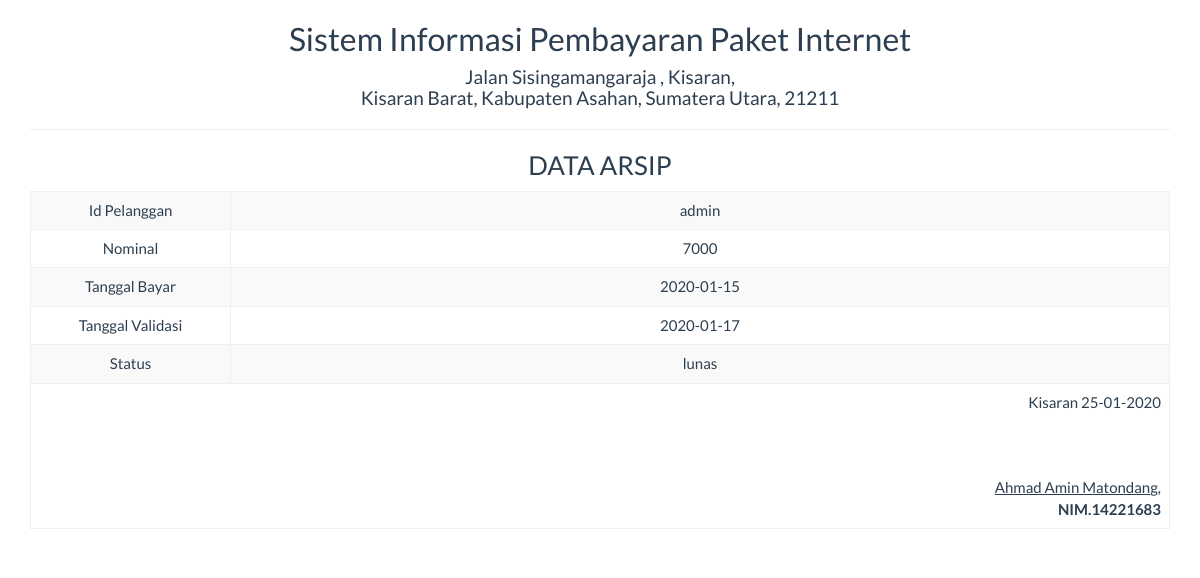
The app's page /report/arsip_satu.php?id=am80 with its own data.
### tables this page shows
CREATE TABLE IF NOT EXISTS `t_transaksi` (
  `id_transaksi` varchar(30) NOT NULL,
  `id_pelanggan` varchar(50) NOT NULL,
  `nominal` int(7) NOT NULL,
  `bukti` varchar(50) NOT NULL,
  `tgl_bayar` date NOT NULL,
  `tgl_validasi` date NOT NULL,
  `status` enum('pending','lunas') NOT NULL
);

### report/arsip_satu.php (the view, shortened to what this page needs)
<!DOCTYPE html>
<html>
    <head>
        <link href="../Assets/css/bootstrap.min.css" rel="stylesheet" type="text/css"/>
    </head>
    <body onload="print()">
        <?php
        include '../config/koneksi.php';
        $sql = "SELECT * FROM t_transaksi WHERE id_transaksi='" . $_GET ['id'] . "'";
        $query = mysqli_query($koneksi, $sql) or die("SQL Detail error");
        $data = mysqli_fetch_array($query);
        ?>
        <div class="container">
            <div class='row'>
                <div class="col-sm-12">
                    <div class="text-center">
                       <h2>Sistem Informasi Pembayaran Paket Internet </h2>
                        <h4>Jalan Sisingamangaraja , Kisaran,  <br> Kisaran Barat, Kabupaten Asahan, Sumatera Utara, 21211</h4>
                        <hr>
                        <h3>DATA ARSIP</h3>
                        <table class="table table-bordered table-striped table-hover">
                            <tbody>
                                <tr>
                                    <td width="200">Id Pelanggan</td> <td><?= $data['id_pelanggan'] ?></td>
                                </tr>
                                <tr>
                                    <td>Nominal</td> <td><?= $data['nominal'] ?></td>
                                </tr>
								<tr>
                                    <td>Tanggal Bayar</td> <td><?= $data['tgl_bayar'] ?></td>
                                </tr>
								<tr>
                                    <td>Tanggal Validasi</td> <td><?= $data['tgl_validasi'] ?></td>
                                </tr>
								<tr>
                                    <td>Status</td> <td><?= $data['status'] ?></td>
                                </tr>
                            </tbody>
                            <tfoot>
                                <tr>
                                    <td colspan="2" class="text-right">
                                        Kisaran  <?= date("d-m-Y") ?>
                                        <br><br><br><br>
                                        <u>Ahmad Amin Matondang,<strong></u><br>
                                        NIM.14221683
									</td>
								</tr>
							</tfoot>
                        </table>
                    </div>
                </div>
            </div>
    </body>
</html>

### records on screen
t_transaksi: id_pelanggan "admin", nominal "7000", tgl_bayar "2020-01-15", tgl_validasi "2020-01-17", status "lunas"
